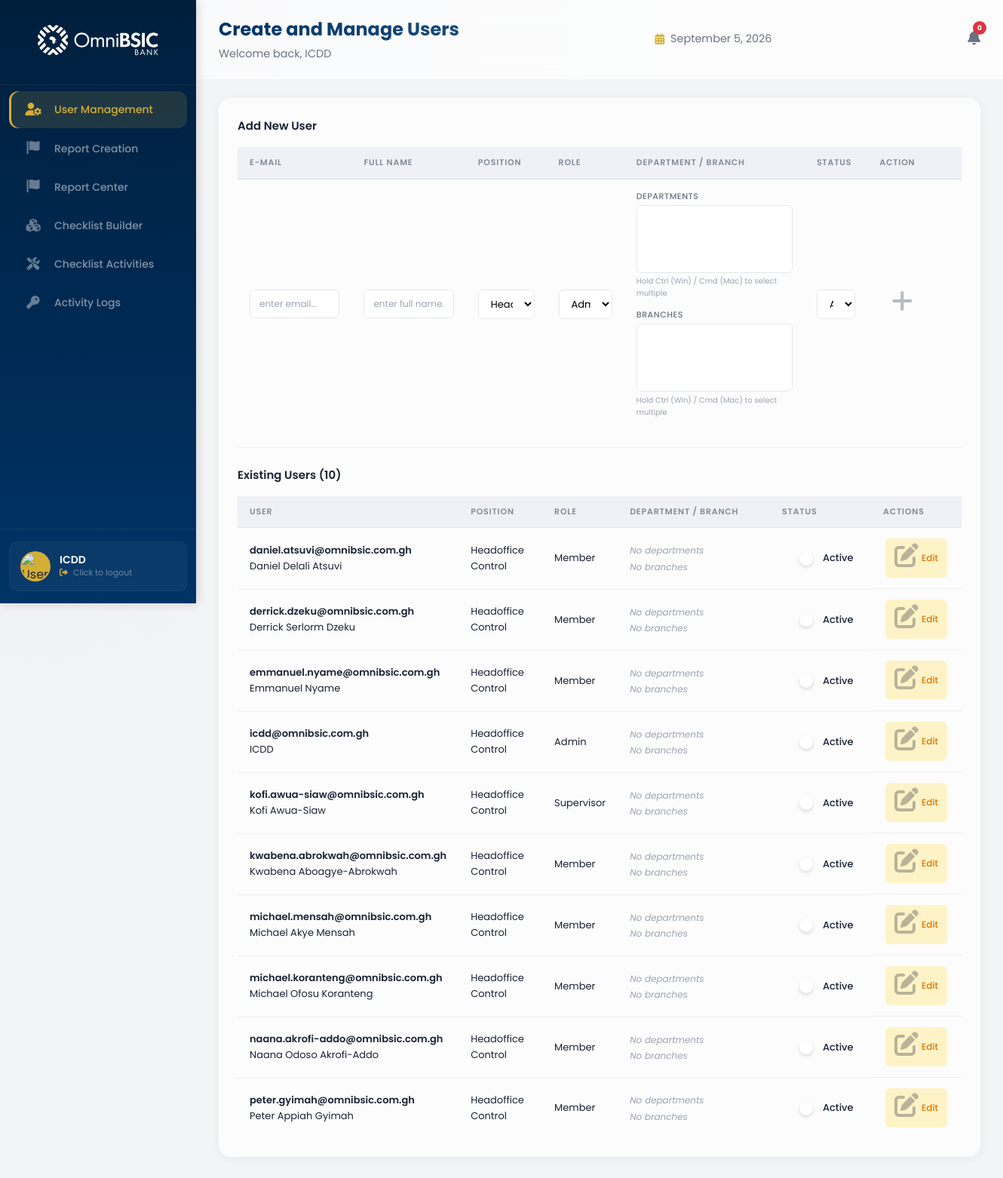
Page /adminboard/admin/ (signed in) on the earlier database version.
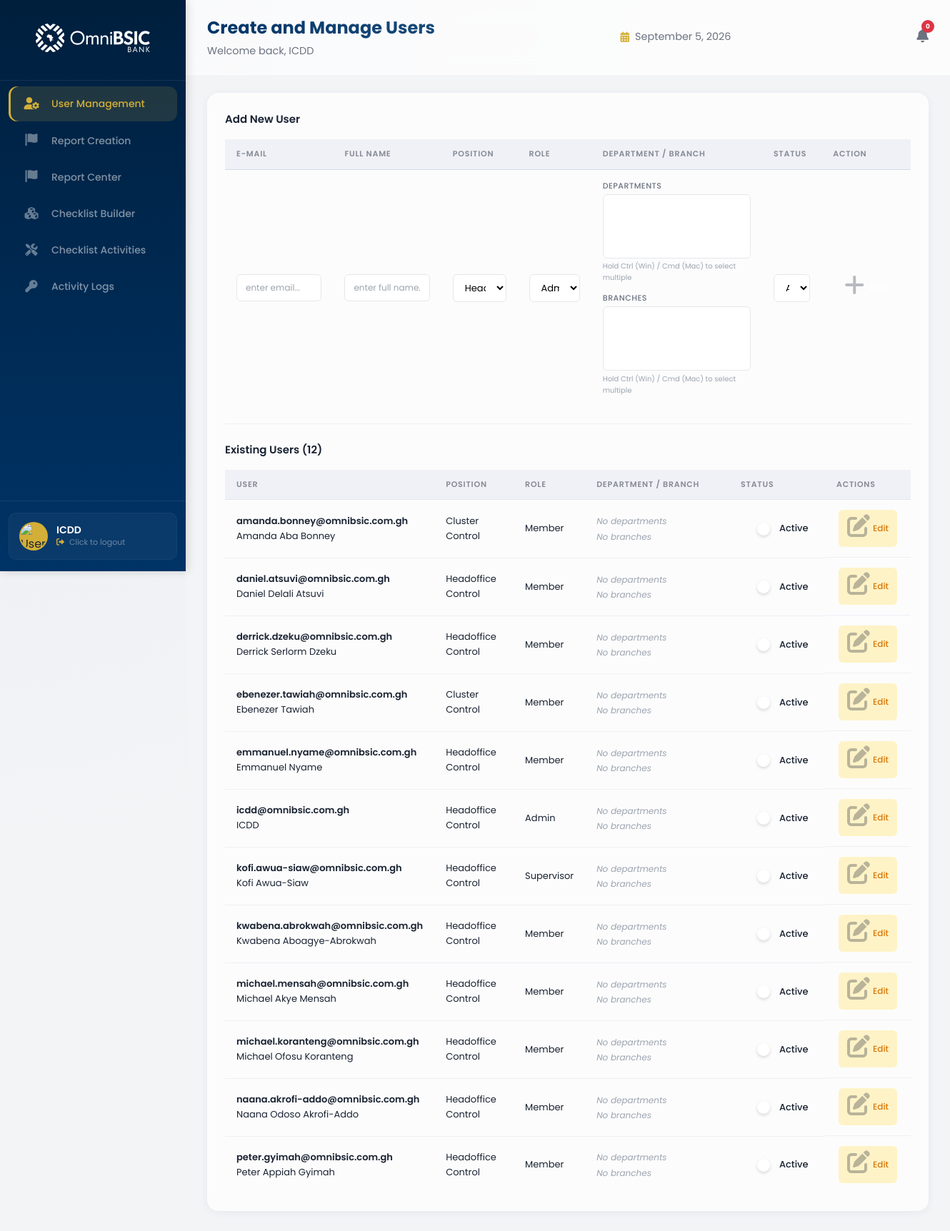
Same page on the later database version.
### control_dashboard/models.py (models this page shows, shortened)
class UserProfile(models.Model):
    ROLE_CHOICES = [
        ('admin', 'Admin'),
        ('supervisor', 'Supervisor'),
        ('member', 'Member'),
    ]
    POSITION_CHOICES = [
        ('hc', 'Headoffice Control'),
        ('cc', 'Cluster Control'),
    ]
    STATUS_CHOICES = [
        ('active', 'Active'),
        ('inactive', 'Inactive'),
    ]
    user = models.OneToOneField(
        User,
        on_delete=models.CASCADE,
        related_name='profile',
        null=True,
        blank=True
    )
    email = models.EmailField(unique=True)
    full_name = models.CharField(max_length=200)
    username = models.CharField(max_length=150, unique=True, blank=True, null=True)
    position = models.CharField(max_length=50, choices=POSITION_CHOICES, default='member')
    role = models.CharField(max_length=50, choices=ROLE_CHOICES, default='member')
    status = models.CharField(max_length=50, choices=STATUS_CHOICES, default='active')
    departments = models.ManyToManyField(
        'Department',
        blank=True,
        related_name='user_profiles'
    )
    branches = models.ManyToManyField(
        'Branch',
        blank=True,
        related_name='user_profiles'
    )
    created_at = models.DateTimeField(auto_now_add=True)
    updated_at = models.DateTimeField(auto_now=True)
    class Meta:
        db_table = 'user_profiles'
        ordering = ['full_name']

### control_dashboard/views.py (the view)
# urls.py: path('admin/', views.admin_page, name='admin_page'),
@login_required
def admin_page(request):
    try:
        user_profile = UserProfile.objects.get(email=request.user.email)
        if user_profile.role != 'admin':
            messages.error(request, 'You do not have permission to access this page.')
            return redirect_dashboard(request.user)
    except UserProfile.DoesNotExist:
        return redirect_dashboard(request.user)
    from .models import Branch, Department
    users = UserProfile.objects.all().order_by('full_name')
    positions = UserProfile.POSITION_CHOICES
    roles = UserProfile.ROLE_CHOICES
    statuses = UserProfile.STATUS_CHOICES
    branches = Branch.objects.filter(is_active=True).order_by('name')
    departments = Department.objects.filter(is_active=True).order_by('name')
    context = {
        'user_profile': user_profile,
        'users': users,
        'positions': positions,
        'roles': roles,
        'statuses': statuses,
        'branches': branches,
        'departments': departments,
    }
    return render(request, 'control_dashboard/adminboard.html', context)

### control_dashboard/templates/control_dashboard/adminboard.html (shortened to what the changed rows need)
{% extends 'control_dashboard/base.html' %}
{% load static %}
{% block extra_css %}
<link rel="stylesheet" href="{% static 'stylesheets/admin.css' %}" type="text/css">
{% endblock %}
{% block page_title %}Create and Manage Users{% endblock %}
{% block content %}
<div class="table-container">
    <h4>Add New User</h4>
    <form id="addUserForm" onsubmit="addUser(event)">
        <table class="users-table">
            <thead>
                <tr>
                    <th style="min-width: 140px;">E-mail</th>
                    <th style="min-width: 140px;">Full Name</th>
                    <th style="min-width: 100px;">Position</th>
                    <th style="min-width: 100px;">Role</th>
                    <th style="min-width: 220px;">Department / Branch</th>
                    <th style="min-width: 80px;">Status</th>
                    <th style="min-width: 60px;" class="text-center">Action</th>
                </tr>
            </thead>
        </table>
    </form>
    <div class="table-divider"></div>
    <h4>Existing Users ({{ users|length }})</h4>
    <table class="users-table">
        <thead>
            <tr>
                <th style="min-width: 160px;">User</th>
                <th style="min-width: 100px;">Position</th>
                <th style="min-width: 100px;">Role</th>
                <th style="min-width: 200px;">Department / Branch</th>
                <th style="min-width: 80px;">Status</th>
                <th style="min-width: 60px;" class="text-center">Actions</th>
            </tr>
        </thead>
        <tbody>
            {% for user in users %}
            <tr id="user-row-{{ user.id }}">
                <td>
                    <div class="user-info">
                        <span class="user-email" data-val="{{ user.email }}">{{ user.email }}</span>
                        <span class="user-fullname" data-val="{{ user.full_name|default:'' }}">{{ user.full_name|default:"-" }}</span>
                    </div>
                </td>
                <td class="user-position" data-val="{{ user.position }}">{{ user.get_position_display }}</td>
                <td class="user-role" data-val="{{ user.role }}">{{ user.get_role_display }}</td>
                <td>
                    <div class="user-assignments">
                        {% with departments=user.departments.all %}
                            {% if departments %}
                                {% for dept in departments|slice:":3" %}
                                    <span class="tag department">{{ dept.name }}</span>
                                {% endfor %}
                                {% if departments|length > 3 %}
                                    <span class="tag more" title="{{ departments|join:', ' }}">+{{ departments|length|add:"-3" }} more</span>
                                {% endif %}
                            {% else %}
                                <span class="no-assignment">No departments</span>
                            {% endif %}
                        {% endwith %}
                        <br>
                        {% with branches=user.branches.all %}
                            {% if branches %}
                                {% for branch in branches|slice:":3" %}
                                    <span class="tag branch">{{ branch.name }}</span>
                                {% endfor %}
                                {% if branches|length > 3 %}
                                    <span class="tag more" title="{{ branches|join:', ' }}">+{{ branches|length|add:"-3" }} more</span>
                                {% endif %}
                            {% else %}
                                <span class="no-assignment">No branches</span>
                            {% endif %}
                        {% endwith %}
                    </div>
                </td>
                <td>
                    <div class="status-toggle-container">
                        <label class="switch">
                            <span class="slider round"></span>
                        </label>
                        <span class="status-text" id="status-text-{{ user.id }}">
                            {{ user.get_status_display }}
                        </span>
                    </div>
                </td>
                <td class="text-center actions-cell">
                    <button class="btn-edit" onclick="editUser('{{ user.id }}')">
                        <i class="fas fa-edit"></i> Edit
                    </button>
                </td>
            </tr>
            {% endfor %}
        </tbody>
    </table>
</div>
{% endblock %}

### control_dashboard/templates/control_dashboard/base.html (shortened to what this page needs)
{% load static %}
<!DOCTYPE html>
<html>
    <head>
        <link rel="stylesheet" href="{% static 'stylesheets/base.css' %}" type="text/css">
        <link rel="stylesheet" href="https://cdnjs.cloudflare.com/ajax/libs/font-awesome/6.0.0-beta3/css/all.min.css">
        {% block extra_css %}{% endblock %}
    </head>
    <body>
        <div class="page-wrapper">
            <div class="nav-bar">
                <div class="logo">
                    <a href="{% block dashboard_url %}{% url 'control_dashboard:member_dashboard' %}{% endblock %}">
                        <img src="{% static 'images/OmniBSIC_Bank_Logo.svg' %}" alt="Bank Logo">
                    </a>
                </div>
                <ul class="nav-links">
                    {% block nav_links %}{% endblock %}
                </ul>
                <div class="nav-footer">
                    <div class="nav-profile-card" onclick="logoutUser()" style="cursor: pointer;" title="Click to logout">
                        <div class="nav-profile-img-wrapper">
                            <img src="{% static 'images/user-avatar.jpg' %}" alt="User Profile Image">
                        </div>
                        <div class="nav-profile-info">
                            <h4 class="nav-user-name">{{ user_profile.full_name|default:"User" }}</h4>
                            <p class="nav-user-role">
                                <i class="fas fa-sign-out-alt" style="font-size: 11px; margin-right: 4px;"></i>
                                Click to logout
                            </p>
                        </div>
                    </div>
                </div>
            </div>
            <div class="main-content-wrapper">
                <div class="top-header">
                    <div class="top-header-left">
                        <span class="page-title">{% block page_title %}Dashboard{% endblock %}</span>
                        {% block page_subtitle %}
                        <span class="page-subtitle">Welcome back, {{ user_profile.full_name|default:"User" }}</span>
                        {% endblock %}
                    </div>
                    {% block top_header_center %}
                    <div class="top-header-center">
                        <span class="header-date">
                            <i class="fas fa-calendar-alt"></i>
                            {% now "F j, Y" %}
                        </span>
                    </div>
                    {% endblock %}
                    <div class="top-header-right">
                        {% block top_header_right %}
                        <div class="header-notifications">
                            <i class="fas fa-bell"></i>
                            <span class="notification-badge">0</span>
                        </div>
                        {% endblock %}
                    </div>
                </div>
                <div class="main-content">
                    {% block content %}{% endblock %}
                </div>
            </div>
        </div>
    </body>
</html>

Differences in the rows shown:
added UserProfile: email "amanda.bonney@omnibsic.com.gh", full_name "Amanda Aba Bonney", position "Cluster Control", role "Member", status "Active"
added UserProfile: email "ebenezer.tawiah@omnibsic.com.gh", full_name "Ebenezer Tawiah", position "Cluster Control", role "Member", status "Active"
Other differences:
{{ users|length }}: "10" → "12"
